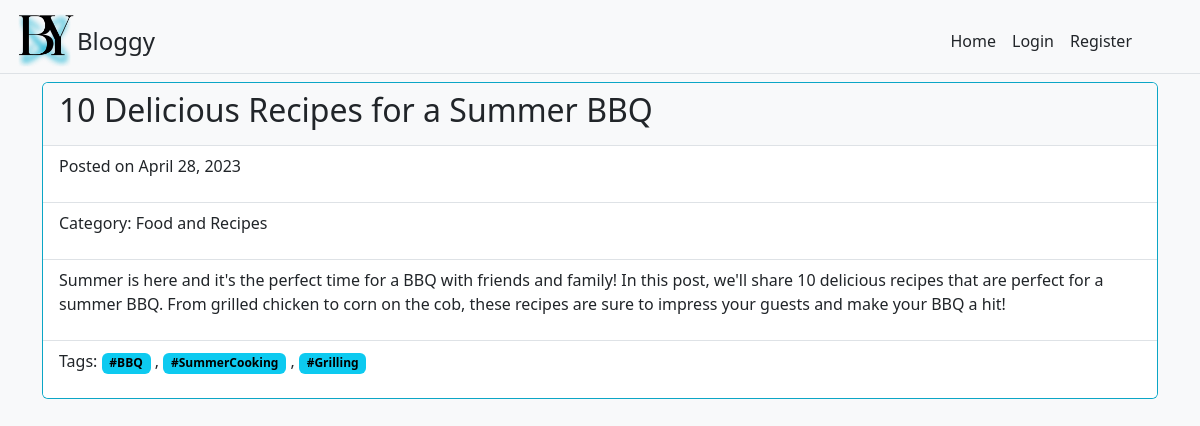
Page /2/ on the committed database.
### app/models.py (models this page shows, shortened)
class Post(models.Model):
    title = models.CharField(max_length=255)
    body = models.TextField()
    created_at = models.DateTimeField(auto_now_add=True)
    updated_at = models.DateTimeField(auto_now=True)
    categories = models.ManyToManyField(Category,null=True,blank=True)
    tags = models.ManyToManyField(Tag,null=True,blank=True)

class Category(models.Model):
    name = models.CharField(max_length=255)

class Tag(models.Model):
    name = models.CharField(max_length=255)

### app/views.py (the view)
# urls.py: path('<int:id>/', app_views.post_detail, name='post_detail'),
def post_detail(request, id):
    post = Post.objects.get(id=id)
    context = {'post': post}
    return render(request, 'post_detail.html', context)

### templates/post_detail.html (shortened to what this page needs)
{% extends 'index.html' %}
{% load static %}
{% block content %}
    <div class="container">
        <div class="card bg-info">
            <ul class="list-group bg-light list-group-flush">
                <li class="list-group-item bg-light d-flex">
                    <h2>{{ post.title }}</h2>
                </li>
                <li class="list-group-item"><p class="meta">Posted on {{ post.created_at|date:"F j, Y" }}</li>
                <li class="list-group-item"><p class="meta">Category: {% for category in post.categories.all %} {{ category.name }}</span>{% if not forloop.last %}, {% endif %}{% endfor %}</p></li>
                <li class="list-group-item"><p>{{ post.body }}</p></li>
                <li class="list-group-item"><p>Tags: {% for tag in post.tags.all %}<span class="badge text-bg-info">{{ tag.name }}</span>{% if not forloop.last %}  , {% endif %}{% endfor %}</p></li>
            </ul>
        </div>
    </div>
{% endblock content %}

### templates/index.html (shortened to what this page needs)
<!doctype html>
<html lang="en" class="h-100">
  <head>
    <link href="https://cdn.jsdelivr.net/npm/bootstrap@5.3.0-alpha1/dist/css/bootstrap.min.css" rel="stylesheet">
  </head>
  <body class="bg-light">
    {% load static %}
    <nav class="navbar navbar-expand-lg bg-body-tertiary bg-light ">
      <div class="container-fluid border-bottom">
        <a href="/" class="d-flex align-items-center mb-3 mb-md-0 me-md-auto text-dark text-decoration-none">
          <img src="{% static 'images/logo.png' %}" alt="" width="65" height="65">
          <span class="fs-4">Bloggy</span>
        </a>
        <div class="collapse navbar-collapse justify-content-end mx-5" id="navbarSupportedContent" >
          <ul class="navbar-nav">
              <li class="nav-item"><a href="{% url 'home' %}" class="nav-link text-dark">Home</a></li>
            {% if user.is_authenticated %}
              <li class="nav-item"><a href="{% url 'profile' %}" class="nav-link text-dark">Profile</a></li>
              <li class="nav-item"><a href="{% url 'logout' %}" class="nav-link text-dark">Logout</a></li>
              {% if user.is_staff %}
                <li class="nav-item"><a href="{% url 'create_post' %}" class="nav-link text-dark">Create Post</a></li>
              {% endif %}
            {% else %}
              <li class="nav-item"><a href="{% url 'login' %}" class="nav-link text-dark">Login</a></li>
              <li class="nav-item"><a href="{% url 'register' %}" class="nav-link text-dark">Register</a></li>
            {% endif %}
          </ul>
        </div>
      </div>
    </nav>
    <main>
          <div>
            {% block content %}
            {% endblock content %}
          </div>
    </main>
  </body>
</html>

### rows in the picture
Post: title "10 Delicious Recipes for a Summer BBQ", created_at "April 28, 2023", body "Summer is here and it's the perfect time for a BBQ with friends and family! In this post, we'll share 10 delicious recipes that are perfect for a summer BBQ. From grilled chicken to corn on the cob, these recipes are sure to impress your guests and make your BBQ a hit!"
Category: name "Food and Recipes"
Tag: name "#BBQ"
Tag: name "#SummerCooking"
Tag: name "#Grilling"
